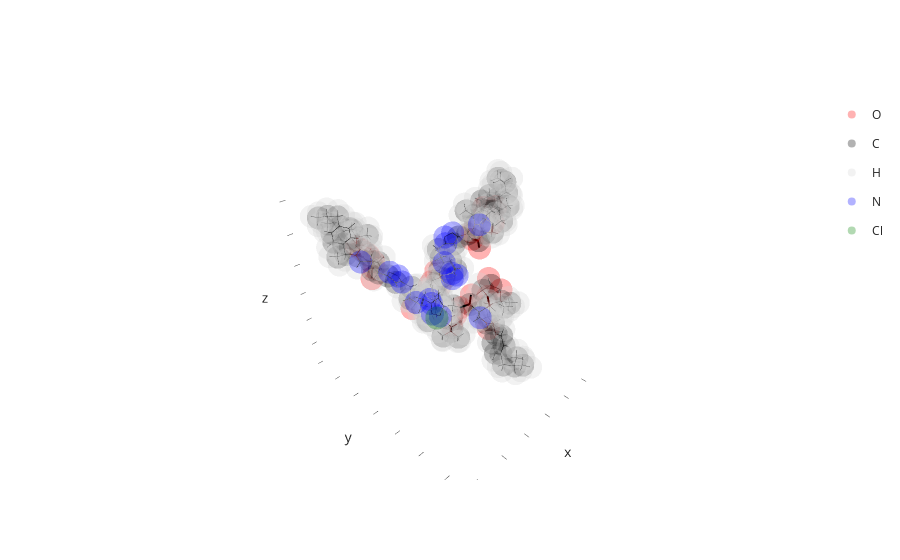

The cell this chart's notebook holds for it:
### Code cell
sol, eval = agents.scipy_optimize(env)
final = auxiliary.apply_solution(sol, env, structure.copy())
final.show()
